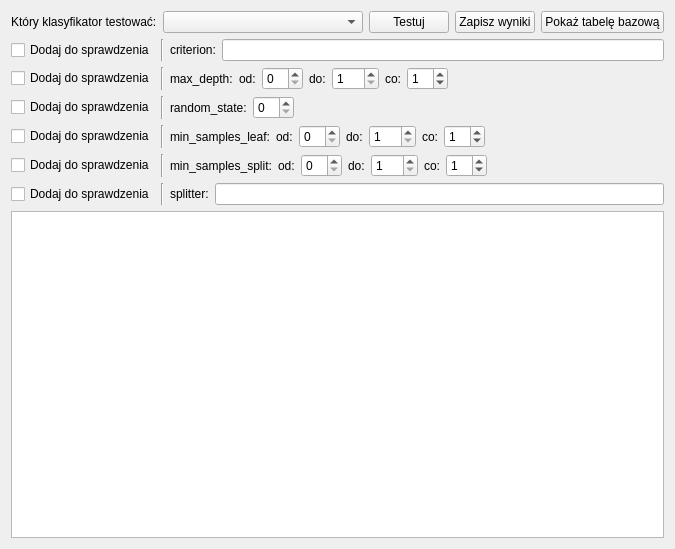
<?xml version="1.0" encoding="UTF-8"?>
<ui version="4.0">
 <class>FormTestParametrow</class>
 <widget class="QWidget" name="FormTestParametrow">
  <property name="geometry">
   <rect>
    <x>0</x>
    <y>0</y>
    <width>642</width>
    <height>549</height>
   </rect>
  </property>
  <property name="windowTitle">
   <string>Test parametrów klasyfikatora</string>
  </property>
  <layout class="QGridLayout" name="gridLayout">
   <item row="0" column="0">
    <layout class="QVBoxLayout" name="verticalLayout">
     <item>
      <layout class="QHBoxLayout" name="horizontalLayout_2">
       <item>
        <layout class="QHBoxLayout" name="horizontalLayout">
         <item>
          <widget class="QLabel" name="label">
           <property name="text">
            <string>Który klasyfikator testować:</string>
           </property>
          </widget>
         </item>
         <item>
          <widget class="QComboBox" name="comboBoxKlasyfikatory">
           <property name="minimumSize">
            <size>
             <width>200</width>
             <height>0</height>
            </size>
           </property>
          </widget>
         </item>
        </layout>
       </item>
       <item>
        <widget class="QPushButton" name="btnTestuj">
         <property name="text">
          <string>Testuj</string>
         </property>
        </widget>
       </item>
       <item>
        <widget class="QPushButton" name="btnZapiszWyniki">
         <property name="text">
          <string>Zapisz wyniki</string>
         </property>
        </widget>
       </item>
       <item>
        <widget class="QPushButton" name="btnPokazTabele">
         <property name="text">
          <string>Pokaż tabelę bazową</string>
         </property>
        </widget>
       </item>
      </layout>
     </item>
     <item>
      <layout class="QHBoxLayout" name="horizontalLayout_13">
       <item>
        <widget class="QCheckBox" name="checkBoxCriterion">
         <property name="text">
          <string>Dodaj do sprawdzenia</string>
         </property>
        </widget>
       </item>
       <item>
        <widget class="Line" name="line">
         <property name="orientation">
          <enum>Qt::Vertical</enum>
         </property>
        </widget>
       </item>
       <item>
        <widget class="QLabel" name="label_12">
         <property name="text">
          <string>criterion:</string>
         </property>
        </widget>
       </item>
       <item>
        <widget class="QLineEdit" name="lineEditCriterion_2">
         <property name="minimumSize">
          <size>
           <width>400</width>
           <height>0</height>
          </size>
         </property>
        </widget>
       </item>
      </layout>
     </item>
     <item>
      <layout class="QHBoxLayout" name="horizontalLayout_9">
       <item>
        <widget class="QCheckBox" name="checkBoxMaxDepth">
         <property name="text">
          <string>Dodaj do sprawdzenia</string>
         </property>
        </widget>
       </item>
       <item>
        <widget class="Line" name="line_2">
         <property name="orientation">
          <enum>Qt::Vertical</enum>
         </property>
        </widget>
       </item>
       <item>
        <widget class="QLabel" name="label_8">
         <property name="text">
          <string>max_depth:</string>
         </property>
        </widget>
       </item>
       <item>
        <widget class="QLabel" name="label_14">
         <property name="text">
          <string>od:</string>
         </property>
        </widget>
       </item>
       <item>
        <widget class="QSpinBox" name="spinBoxMaxDepthOd"/>
       </item>
       <item>
        <widget class="QLabel" name="label_15">
         <property name="text">
          <string>do:</string>
         </property>
        </widget>
       </item>
       <item>
        <widget class="QSpinBox" name="spinBoxMaxDepthDo">
         <property name="minimum">
          <number>1</number>
         </property>
         <property name="maximum">
          <number>999</number>
         </property>
        </widget>
       </item>
       <item>
        <widget class="QLabel" name="label_16">
         <property name="text">
          <string>co:</string>
         </property>
        </widget>
       </item>
       <item>
        <widget class="QSpinBox" name="spinBoxMaxDepthCo">
         <property name="value">
          <number>1</number>
         </property>
        </widget>
       </item>
       <item>
        <spacer name="horizontalSpacer_7">
         <property name="orientation">
          <enum>Qt::Horizontal</enum>
         </property>
         <property name="sizeHint" stdset="0">
          <size>
           <width>40</width>
           <height>20</height>
          </size>
         </property>
        </spacer>
       </item>
      </layout>
     </item>
     <item>
      <layout class="QHBoxLayout" name="horizontalLayout_10">
       <item>
        <widget class="QCheckBox" name="checkBoxRandomState">
         <property name="text">
          <string>Dodaj do sprawdzenia</string>
         </property>
        </widget>
       </item>
       <item>
        <widget class="Line" name="line_3">
         <property name="orientation">
          <enum>Qt::Vertical</enum>
         </property>
        </widget>
       </item>
       <item>
        <widget class="QLabel" name="label_11">
         <property name="text">
          <string>random_state:</string>
         </property>
        </widget>
       </item>
       <item>
        <widget class="QSpinBox" name="spinBoxRandomState_2"/>
       </item>
       <item>
        <spacer name="horizontalSpacer_8">
         <property name="orientation">
          <enum>Qt::Horizontal</enum>
         </property>
         <property name="sizeHint" stdset="0">
          <size>
           <width>40</width>
           <height>20</height>
          </size>
         </property>
        </spacer>
       </item>
      </layout>
     </item>
     <item>
      <layout class="QHBoxLayout" name="horizontalLayout_11">
       <item>
        <widget class="QCheckBox" name="checkBoxMinSamplesLeaf">
         <property name="text">
          <string>Dodaj do sprawdzenia</string>
         </property>
        </widget>
       </item>
       <item>
        <widget class="Line" name="line_4">
         <property name="orientation">
          <enum>Qt::Vertical</enum>
         </property>
        </widget>
       </item>
       <item>
        <widget class="QLabel" name="label_10">
         <property name="text">
          <string>min_samples_leaf:</string>
         </property>
        </widget>
       </item>
       <item>
        <widget class="QLabel" name="label_18">
         <property name="text">
          <string>od:</string>
         </property>
        </widget>
       </item>
       <item>
        <widget class="QSpinBox" name="spinBoxMinSamplesLeafOd"/>
       </item>
       <item>
        <widget class="QLabel" name="label_19">
         <property name="text">
          <string>do:</string>
         </property>
        </widget>
       </item>
       <item>
        <widget class="QSpinBox" name="spinBoxMinSamplesLeafDo">
         <property name="minimum">
          <number>1</number>
         </property>
         <property name="maximum">
          <number>999</number>
         </property>
        </widget>
       </item>
       <item>
        <widget class="QLabel" name="label_20">
         <property name="text">
          <string>co:</string>
         </property>
        </widget>
       </item>
       <item>
        <widget class="QSpinBox" name="spinBoxMinSaplesLeafCo">
         <property name="value">
          <number>1</number>
         </property>
        </widget>
       </item>
       <item>
        <spacer name="horizontalSpacer_9">
         <property name="orientation">
          <enum>Qt::Horizontal</enum>
         </property>
         <property name="sizeHint" stdset="0">
          <size>
           <width>40</width>
           <height>20</height>
          </size>
         </property>
        </spacer>
       </item>
      </layout>
     </item>
     <item>
      <layout class="QHBoxLayout" name="horizontalLayout_12">
       <item>
        <widget class="QCheckBox" name="checkBoxMinSamplesSplit">
         <property name="text">
          <string>Dodaj do sprawdzenia</string>
         </property>
        </widget>
       </item>
       <item>
        <widget class="Line" name="line_5">
         <property name="orientation">
          <enum>Qt::Vertical</enum>
         </property>
        </widget>
       </item>
       <item>
        <widget class="QLabel" name="label_9">
         <property name="text">
          <string>min_samples_split:</string>
         </property>
        </widget>
       </item>
       <item>
        <widget class="QLabel" name="label_21">
         <property name="text">
          <string>od:</string>
         </property>
        </widget>
       </item>
       <item>
        <widget class="QSpinBox" name="spinBoxMinSamplesSplitOd"/>
       </item>
       <item>
        <widget class="QLabel" name="label_22">
         <property name="text">
          <string>do:</string>
         </property>
        </widget>
       </item>
       <item>
        <widget class="QSpinBox" name="spinBoxMinSaplesSplitDo">
         <property name="minimum">
          <number>1</number>
         </property>
         <property name="maximum">
          <number>999</number>
         </property>
        </widget>
       </item>
       <item>
        <widget class="QLabel" name="label_23">
         <property name="text">
          <string>co:</string>
         </property>
        </widget>
       </item>
       <item>
        <widget class="QSpinBox" name="spinBoxMinSamplesSplitCo">
         <property name="value">
          <number>1</number>
         </property>
        </widget>
       </item>
       <item>
        <spacer name="horizontalSpacer_10">
         <property name="orientation">
          <enum>Qt::Horizontal</enum>
         </property>
         <property name="sizeHint" stdset="0">
          <size>
           <width>40</width>
           <height>20</height>
          </size>
         </property>
        </spacer>
       </item>
      </layout>
     </item>
     <item>
      <layout class="QHBoxLayout" name="horizontalLayout_14">
       <item>
        <widget class="QCheckBox" name="checkBoxSpliter">
         <property name="text">
          <string>Dodaj do sprawdzenia</string>
         </property>
        </widget>
       </item>
       <item>
        <widget class="Line" name="line_6">
         <property name="orientation">
          <enum>Qt::Vertical</enum>
         </property>
        </widget>
       </item>
       <item>
        <widget class="QLabel" name="label_13">
         <property name="text">
          <string>splitter:</string>
         </property>
        </widget>
       </item>
       <item>
        <widget class="QLineEdit" name="lineEditSpliter_2"/>
       </item>
      </layout>
     </item>
     <item>
      <widget class="QTextEdit" name="txtWyniki"/>
     </item>
    </layout>
   </item>
  </layout>
 </widget>
 <resources/>
 <connections/>
</ui>
